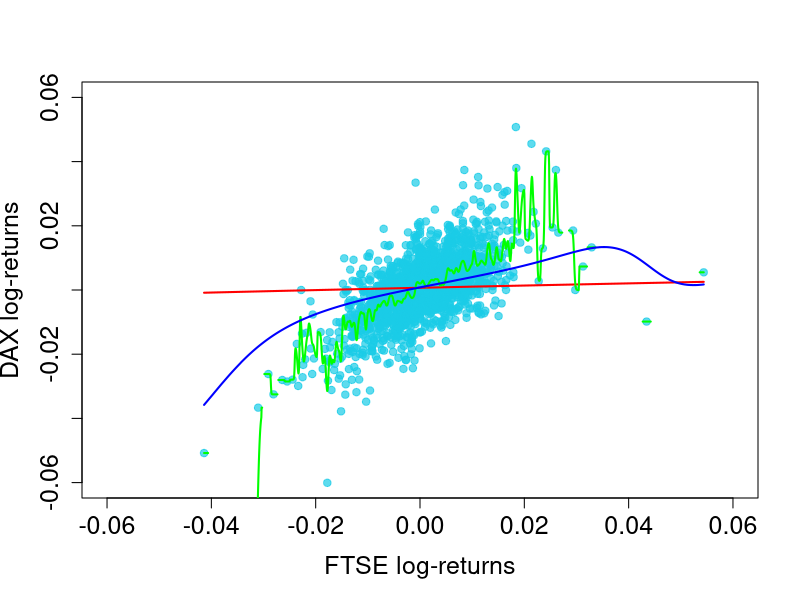

Write R code to recreate this figure.
# load necessary packages
require(datasets)
require(class)
require(grDevices)
require(lattice)

# define log-returns for the DAX and FTSE indeces
r.dax = diff(log(EuStockMarkets[, 1]))
r.ftse = diff(log(EuStockMarkets[, 4]))

# estimated log-returns for the DAX index for different bandwidths
np.reg.b1 = ksmooth(r.ftse, r.dax, kernel = "normal", bandwidth = 0.1)  # h = 0.1
np.reg.b2 = ksmooth(r.ftse, r.dax, kernel = "normal", bandwidth = length(r.dax)^(-1))  # h = 1/n
np.reg.b3 = ksmooth(r.ftse, r.dax, kernel = "normal", bandwidth = length(r.dax)^(-(1/2)))  # h = 1/n^0.5

# plot for the regression results
par(cex.axis = 1.5, cex.lab = 1.5, pch = 19, cex = 1)  # graphical parameters
plot(r.ftse, r.dax, xlim = c(-0.06, 0.06), ylim = c(-0.06, 0.06), xlab = "FTSE log-returns", ylab = "DAX log-returns", 
    col = rgb(0.1, 0.8, 0.9, alpha = 0.7))
lines(np.reg.b1, col = "red", lwd = 2)  # regression line with h = 0.1
lines(np.reg.b2, col = "green", lwd = 2)  # regression line with h = 1/n
lines(np.reg.b3, col = "blue", lwd = 2)  # regression line with h = 1/n^0.5 
 TRUE